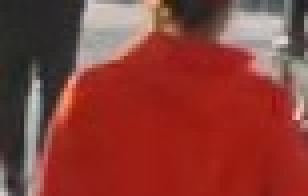
#> input picture datasets/appearance/upper_color/incoming/red/video_000_track2_frame140.jpg, 77 x 49 px (shown 4 times larger); its folder holds only this picture in this run
$ python review_dataset.py
#> lines starting #> are read from the running program, lines starting #| are printed output that depends on the picture

from pathlib import Path
from PIL import Image, ImageDraw
import math

ROOT = Path(__file__).resolve().parent
SOURCE = ROOT / "datasets/appearance/upper_color/incoming"
OUTPUT = ROOT / "datasets/appearance/contact_sheet.jpg"

files = []

for folder in SOURCE.iterdir():
    if folder.is_dir():
        for image in folder.glob("*.jpg"):
            files.append((image, folder.name))

thumb_w, thumb_h = 120, 150
label_h = 25
columns = 6
rows = math.ceil(len(files) / columns)

sheet = Image.new(
    "RGB",
    (columns * thumb_w, rows * (thumb_h + label_h)),
    "white"
)
#> sheet: PIL image 720x175 RGB; every value is 255

draw = ImageDraw.Draw(sheet)

for i, (path, label) in enumerate(files):
    try:
        img = Image.open(path).convert("RGB")
#> img is the input picture: PIL image 77x49 RGB; mean R, G, B 137.4, 61.5, 54.9
        img.thumbnail((thumb_w - 8, thumb_h - 8))

        x = (i % columns) * thumb_w
        y = (i // columns) * (thumb_h + label_h)

        sheet.paste(img, (x + 4, y + 4))
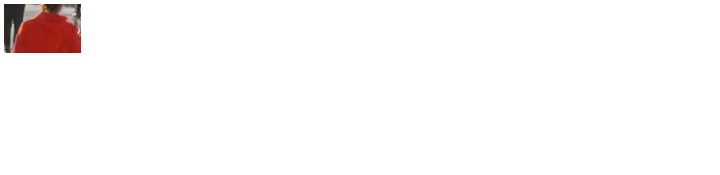
#> sheet: PIL image 720x175 RGB; mean R, G, B 251.5, 249.2, 249
        draw.text(
            (x + 4, y + thumb_h),
            label,
            fill="black"
        )
    except Exception as e:
        print("Skipped:", path, e)

sheet.save(OUTPUT, quality=90)

print("Images:", len(files))
print("Contact sheet:", OUTPUT)

$ run again, on datasets/appearance/upper_color/incoming/red/video_000_track2_frame185.jpg
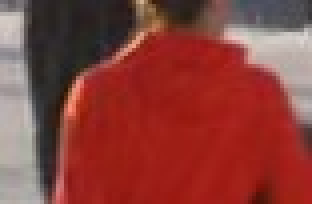
#> input picture datasets/appearance/upper_color/incoming/red/video_000_track2_frame185.jpg, 78 x 51 px (shown 4 times larger)
#> img is the input picture: PIL image 78x51 RGB; mean R, G, B 137.7, 63.3, 57.8
#> `sheet.paste(img, (x + 4, y + 4))`:
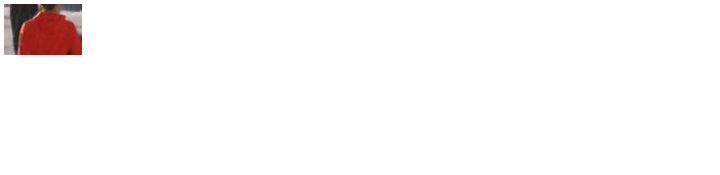
#> sheet: PIL image 720x175 RGB; mean R, G, B 251.3, 248.9, 248.8

$ run again, on datasets/appearance/upper_color/incoming/red/video_000_track2_frame230.jpg
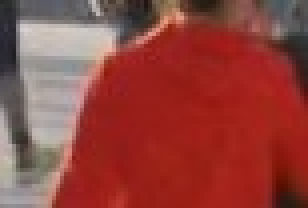
#> input picture datasets/appearance/upper_color/incoming/red/video_000_track2_frame230.jpg, 77 x 52 px (shown 4 times larger)
#> img is the input picture: PIL image 77x52 RGB; mean R, G, B 145.7, 67.6, 61.6
#> `sheet.paste(img, (x + 4, y + 4))`:
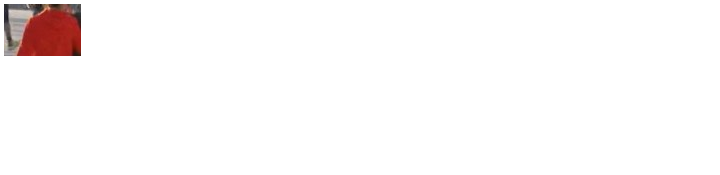
#> sheet: PIL image 720x175 RGB; mean R, G, B 251.5, 249, 248.9
